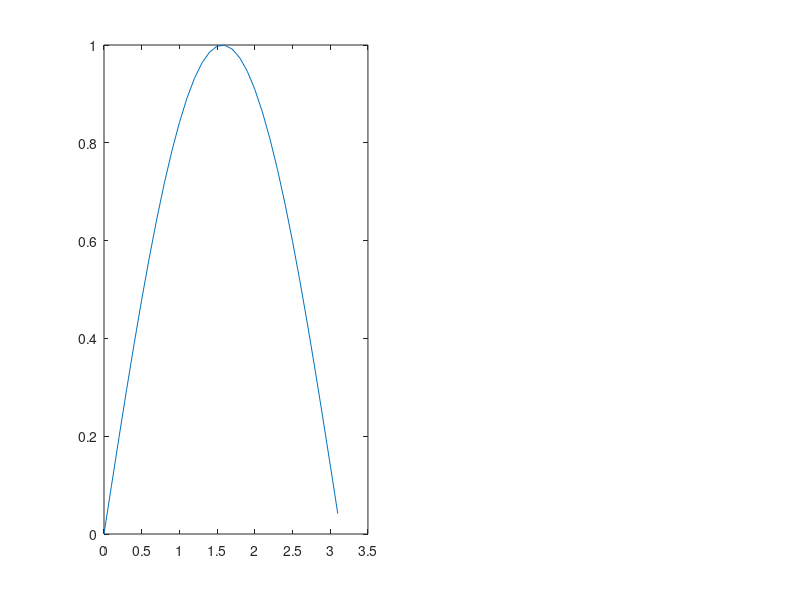

This figure's MATLAB source: (Note: this script raises an error after producing the figure.)
%%%%%%%%%%%%%%%%%%%%%%%%%%%%%%%%%%%%%%%%%%%%%%%%%%%%%%%%%%%
%%%%%%%%%%%% Explicit solver heat equation %%%%%%%%%%%%%%%%
%%%%%%%%%%%%%%%%%%%%%%%%%%%%%%%%%%%%%%%%%%%%%%%%%%%%%%%%%%%
%
%   Goal: solve
%         u_t = k u_xx,  0<x<L, t>0
%         u(0,t) = 0, u(L,t) = 0
%         u(x,0) = f(x)
%
%   Method: Forward time, centered space finite differences
%
%%%%%%%%%%%%%%%%%%%%%%%%%%%%%%%%%%%%%%%%%%%%%%%%%%%%%%%%%%%

%%%%%%%%%%%%%%%%%%%%
%% Parameters
%%%%%%%%%%%%%%%%%%%%

    k = 3; %diffusion coefficient

    L = pi; %length of domain
    T = .2; %final time
    
    dx = .1; %space step
    dt = .001; %time step
    
    x = 0:dx:L;
    t = 0:dt:T;
    
%%%%%%%%%%%%%%%%%%%%%%%%%%%%%%%%%%%
%% Initial condition
%%%%%%%%%%%%%%%%%%%%%%%%%%%%%%%%%%%

    %f = -abs(x-1)+1;
     f = sin(x);   
%%%%%%%%%%%%%%%%%%%%%%%%%%%%%%%%%%%
%% Initialize u
%%%%%%%%%%%%%%%%%%%%%%%%%%%%%%%%%%%

    u = f';
    
%%%%%%%%%%%%%%%%%%%%%%%%%%%%%%%%%%%
%% Forward step matrix
%%%%%%%%%%%%%%%%%%%%%%%%%%%%%%%%%%%

    iterMat = diag((1-2*dt*k/(dx)^2)*ones(length(x),1));
    iterMat = iterMat +diag(dt*k/(dx)^2*ones(length(x)-1,1),1);
    iterMat = iterMat +diag(dt*k/(dx)^2*ones(length(x)-1,1),-1);
    
    iterMat(1,2) = 2*dt*k/(dx)^2;
    iterMat(end,end-1) =2*dt*k/(dx)^2;
    
    for i = 2:length(t)
        u(:,i) = iterMat*u(:,i-1);
    end
    
%%%%%%%%%%%%%%%%%%%%%%%%%%%%%%%%%%%%%%%
%% Plot solution
%%%%%%%%%%%%%%%%%%%%%%%%%%%%%%%%%%%%%%%
    
    [X,T] = meshgrid(x,t);
 
    fig=figure();

    set(fig, 'Position',  [100 206 1100 420])
       
    for i = 1:length(t)
        clf
        subplot(1,2,1)
        plot(x,u(:,i))
        a = gca;
        a.FontSize = 16;
        axis([0 L min(f) max(f)])
    
        subplot(1,2,2)
        hold on
        s=surf(X,T,u');
        s.EdgeColor = 'none';
        angle = 30+.05*i;
        view(angle,25)
        xlabel('x','interpreter','latex')
        ylabel('t','interpreter','latex')
        zlabel('u','interpreter','latex')
        plot3(x,t(i)*ones(length(x),1),u(:,i))
        a = gca;
        a.FontSize = 16;
        hold off
        pause(0)
    end